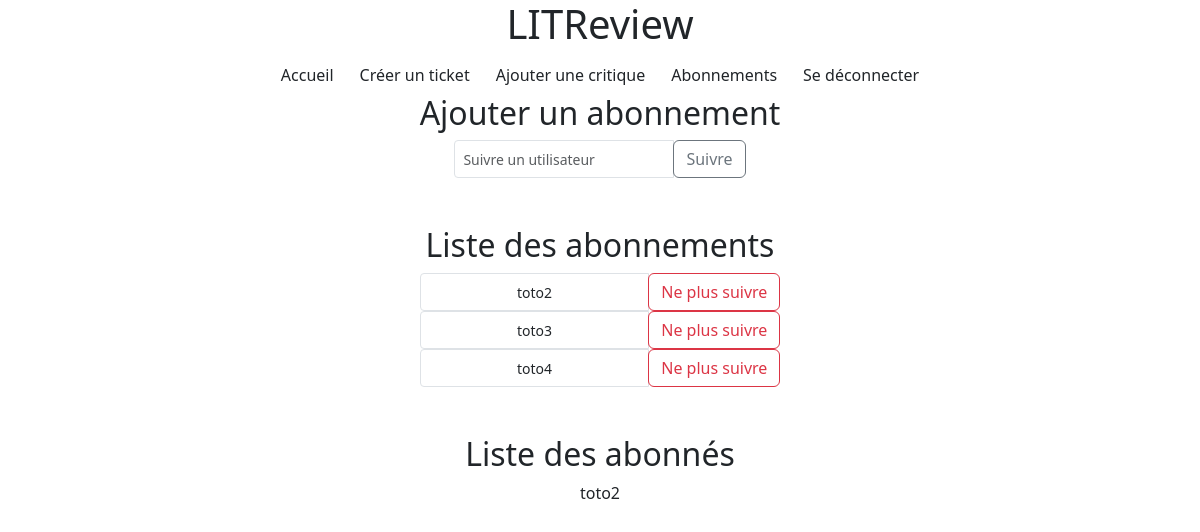
Screenshot of /user/follow/ (signed in) with the database file from the repository.
### authentication/models.py (models this page shows)
class UserFollows(models.Model):
    user = models.ForeignKey(to=settings.AUTH_USER_MODEL, on_delete=models.CASCADE, related_name='following')
    followed_user = models.ForeignKey(to=settings.AUTH_USER_MODEL, on_delete=models.CASCADE, related_name='followed_by')
    objects = models.Manager()
    class Meta:
        unique_together = ('user', 'followed_user')

### authentication/views.py (the view, shortened to what this page needs)
# urls.py: path('user/follow/', authentication.views.follow_user, name='follow_user'),
@login_required
def follow_user(request):
    followed_user_list = request.user.following.all()
    followed_by_user_list = request.user.followed_by.all()
    context = {
        'followed_user_list': followed_user_list,
        'followed_by_user_list': followed_by_user_list
    }
    return render(request, 'authentication/manage_follow.html', context)

### authentication/templates/authentication/manage_follow.html (shortened to what this page needs)
{% extends 'base.html' %}
{% block content %}
    <div class="d-flex justify-content-center">
        <h2>Ajouter un abonnement</h2>
    </div>
    <div class="d-flex justify-content-center mb-5">
        <form method="post">
            <div class="d-flex flex-raw justify-content-center input-group input-group-sm">
                <input class="form-control" name="user_to_follow" type="text" placeholder="Suivre un utilisateur">
                <div class="input-group-append">
                    <button class="btn btn-outline-secondary" type="submit" >Suivre</button>
                </div>
            </div>
        </form>
    </div>
    <div class="d-flex justify-content-center">
        <h2>Liste des abonnements</h2>
    </div>
    <div class="d-flex flex-column justify-content-center mr-auto ml-auto">
        {% if followed_user_list|length > 0 %}
            {% for user in followed_user_list %}
                <div class="d-flex flex-raw justify-content-center input-group input-group-sm ">
                    <div class="form-control d-flex flex-raw justify-content-center">
                        <span class="mt-1">{{ user.followed_user.username }}</span>
                    </div>
                    <div class="input-group-append">
                        <a href="{% url 'unfollow_user' user.followed_user.id %}">
                            <button class="btn btn-outline-danger" type="button">
                                Ne plus suivre
                            </button>
                        </a>
                    </div>
                </div>
            {% endfor %}
        {% else %}
            <div class="d-flex flex-raw justify-content-center">
                <div>
                    <p>Vous ne suivez personne actuellement.</p>
                </div>
            </div>
        {% endif %}
    </div>
    <div class="d-flex justify-content-center mt-5">
        <h2>Liste des abonnés</h2>
    </div>
    <div class="d-flex flex-column justify-content-center">
        {% if followed_by_user_list|length > 0 %}
            {% for user in followed_by_user_list %}
                <div class="d-flex flex-raw justify-content-center">
                    <div>
                        <p>{{ user.user.username }}</p>
                    </div>
                </div>
            {% endfor %}
        {% else %}
            <div class="d-flex flex-raw justify-content-center">
                <div>
                    <p>Personne ne vous suit actuellement.</p>
                </div>
            </div>
        {% endif %}
    </div>
{% endblock content %}

### rows the page displays
UserFollows: followed_user.username "toto2"
UserFollows: followed_user.username "toto3"
UserFollows: followed_user.username "toto4"
UserFollows: user.username "toto2"
